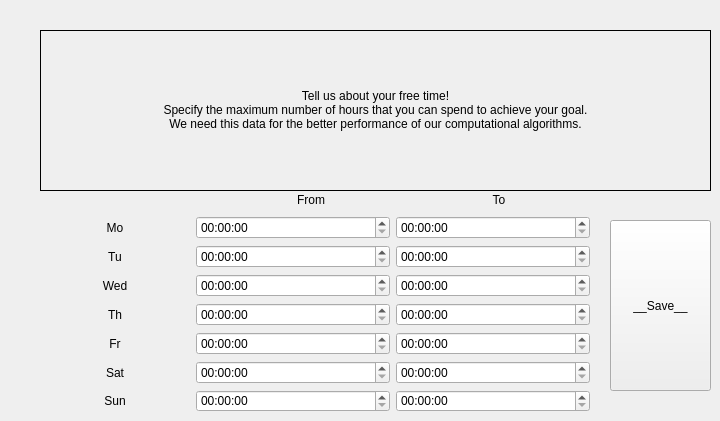
      <widget class="QWidget" name="tab_6">
       <attribute name="title">
        <string>Time management</string>
       </attribute>
       <widget class="QLabel" name="timemanagementDescription_label">
        <property name="geometry">
         <rect>
          <x>40</x>
          <y>30</y>
          <width>671</width>
          <height>161</height>
         </rect>
        </property>
        <property name="frameShape">
         <enum>QFrame::Panel</enum>
        </property>
        <property name="text">
         <string>Tell us about your free time!&lt;br /&gt;Specify the maximum number of hours that you can spend to achieve your goal.&lt;br /&gt;We need this data for the better performance of our computational algorithms.</string>
        </property>
        <property name="alignment">
         <set>Qt::AlignCenter</set>
        </property>
       </widget>
       <widget class="QPushButton" name="timeManagSave_button">
        <property name="geometry">
         <rect>
          <x>610</x>
          <y>220</y>
          <width>101</width>
          <height>171</height>
         </rect>
        </property>
        <property name="minimumSize">
         <size>
          <width>0</width>
          <height>40</height>
         </size>
        </property>
        <property name="text">
         <string>__Save__</string>
        </property>
       </widget>
       <widget class="QWidget" name="layoutWidget">
        <property name="geometry">
         <rect>
          <x>40</x>
          <y>190</y>
          <width>550</width>
          <height>222</height>
         </rect>
        </property>
        <layout class="QVBoxLayout" name="verticalLayout_27">
         <item>
          <layout class="QHBoxLayout" name="horizontalLayout_55">
           <item>
            <spacer name="horizontalSpacer_100">
             <property name="orientation">
              <enum>Qt::Horizontal</enum>
             </property>
             <property name="sizeType">
              <enum>QSizePolicy::Fixed</enum>
             </property>
             <property name="sizeHint" stdset="0">
              <size>
               <width>180</width>
               <height>20</height>
              </size>
             </property>
            </spacer>
           </item>
           <item>
            <widget class="QLabel" name="from_label">
             <property name="text">
              <string>From</string>
             </property>
             <property name="alignment">
              <set>Qt::AlignCenter</set>
             </property>
            </widget>
           </item>
           <item>
            <widget class="QLabel" name="to_label">
             <property name="text">
              <string>To</string>
             </property>
             <property name="alignment">
              <set>Qt::AlignCenter</set>
             </property>
            </widget>
           </item>
          </layout>
         </item>
         <item>
          <layout class="QVBoxLayout" name="verticalLayout_26">
           <item>
            <layout class="QHBoxLayout" name="horizontalLayout_48">
             <item>
              <widget class="QLabel" name="label_2">
               <property name="maximumSize">
                <size>
                 <width>150</width>
                 <height>16777215</height>
                </size>
               </property>
               <property name="text">
                <string>Mo</string>
               </property>
               <property name="alignment">
                <set>Qt::AlignCenter</set>
               </property>
              </widget>
             </item>
             <item>
              <widget class="QTimeEdit" name="timeEdit">
               <property name="frame">
                <bool>true</bool>
               </property>
              </widget>
             </item>
             <item>
              <widget class="QTimeEdit" name="timeEdit_2">
               <property name="frame">
                <bool>true</bool>
               </property>
              </widget>
             </item>
            </layout>
           </item>
           <item>
            <layout class="QHBoxLayout" name="horizontalLayout_49">
             <item>
              <widget class="QLabel" name="label_3">
               <property name="maximumSize">
                <size>
                 <width>150</width>
                 <height>16777215</height>
                </size>
               </property>
               <property name="text">
                <string>Tu</string>
               </property>
               <property name="alignment">
                <set>Qt::AlignCenter</set>
               </property>
              </widget>
             </item>
             <item>
              <widget class="QTimeEdit" name="timeEdit_4">
               <property name="frame">
                <bool>true</bool>
               </property>
              </widget>
             </item>
             <item>
              <widget class="QTimeEdit" name="timeEdit_3">
               <property name="frame">
                <bool>true</bool>
               </property>
              </widget>
             </item>
            </layout>
           </item>
           <item>
            <layout class="QHBoxLayout" name="horizontalLayout_50">
             <item>
              <widget class="QLabel" name="label_4">
               <property name="maximumSize">
                <size>
                 <width>150</width>
                 <height>16777215</height>
                </size>
               </property>
               <property name="text">
                <string>Wed</string>
               </property>
               <property name="alignment">
                <set>Qt::AlignCenter</set>
               </property>
              </widget>
             </item>
             <item>
              <widget class="QTimeEdit" name="timeEdit_6">
               <property name="frame">
                <bool>true</bool>
               </property>
              </widget>
             </item>
             <item>
              <widget class="QTimeEdit" name="timeEdit_5">
               <property name="frame">
                <bool>true</bool>
               </property>
              </widget>
             </item>
            </layout>
           </item>
           <item>
            <layout class="QHBoxLayout" name="horizontalLayout_51">
             <item>
              <widget class="QLabel" name="label_9">
               <property name="maximumSize">
                <size>
                 <width>150</width>
                 <height>16777215</height>
                </size>
               </property>
               <property name="text">
                <string>Th</string>
               </property>
               <property name="alignment">
                <set>Qt::AlignCenter</set>
               </property>
              </widget>
             </item>
             <item>
              <widget class="QTimeEdit" name="timeEdit_8">
               <property name="frame">
                <bool>true</bool>
               </property>
              </widget>
             </item>
             <item>
              <widget class="QTimeEdit" name="timeEdit_7">
               <property name="frame">
                <bool>true</bool>
               </property>
              </widget>
             </item>
            </layout>
           </item>
           <item>
            <layout class="QHBoxLayout" name="horizontalLayout_52">
             <item>
              <widget class="QLabel" name="label_11">
               <property name="maximumSize">
                <size>
                 <width>150</width>
                 <height>16777215</height>
                </size>
               </property>
               <property name="text">
                <string>Fr</string>
               </property>
               <property name="alignment">
                <set>Qt::AlignCenter</set>
               </property>
              </widget>
             </item>
             <item>
              <widget class="QTimeEdit" name="timeEdit_10">
               <property name="frame">
                <bool>true</bool>
               </property>
              </widget>
             </item>
             <item>
              <widget class="QTimeEdit" name="timeEdit_9">
               <property name="frame">
                <bool>true</bool>
               </property>
              </widget>
             </item>
            </layout>
           </item>
           <item>
            <layout class="QHBoxLayout" name="horizontalLayout_53">
             <item>
              <widget class="QLabel" name="label_12">
               <property name="maximumSize">
                <size>
                 <width>150</width>
                 <height>16777215</height>
                </size>
               </property>
               <property name="text">
                <string>Sat</string>
               </property>
               <property name="alignment">
                <set>Qt::AlignCenter</set>
               </property>
              </widget>
             </item>
             <item>
              <widget class="QTimeEdit" name="timeEdit_12">
               <property name="frame">
                <bool>true</bool>
               </property>
              </widget>
             </item>
             <item>
              <widget class="QTimeEdit" name="timeEdit_11">
               <property name="frame">
                <bool>true</bool>
               </property>
              </widget>
             </item>
            </layout>
           </item>
           <item>
            <layout class="QHBoxLayout" name="horizontalLayout_54">
             <item>
              <widget class="QLabel" name="label_10">
               <property name="maximumSize">
                <size>
                 <width>150</width>
                 <height>16777215</height>
                </size>
               </property>
               <property name="text">
                <string>Sun</string>
               </property>
               <property name="alignment">
                <set>Qt::AlignCenter</set>
               </property>
              </widget>
             </item>
             <item>
              <widget class="QTimeEdit" name="timeEdit_14">
               <property name="frame">
                <bool>true</bool>
               </property>
              </widget>
             </item>
             <item>
              <widget class="QTimeEdit" name="timeEdit_13">
               <property name="frame">
                <bool>true</bool>
               </property>
              </widget>
             </item>
            </layout>
           </item>
          </layout>
         </item>
        </layout>
       </widget>
      </widget>
